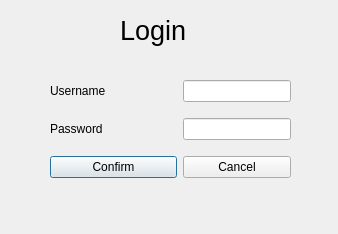
<?xml version="1.0" encoding="UTF-8"?>
<ui version="4.0">
 <class>loginWindow</class>
 <widget class="QDialog" name="loginWindow">
  <property name="geometry">
   <rect>
    <x>0</x>
    <y>0</y>
    <width>338</width>
    <height>234</height>
   </rect>
  </property>
  <property name="sizePolicy">
   <sizepolicy hsizetype="Fixed" vsizetype="Fixed">
    <horstretch>0</horstretch>
    <verstretch>0</verstretch>
   </sizepolicy>
  </property>
  <property name="windowTitle">
   <string>Dialog</string>
  </property>
  <widget class="QLabel" name="title">
   <property name="geometry">
    <rect>
     <x>120</x>
     <y>10</y>
     <width>131</width>
     <height>41</height>
    </rect>
   </property>
   <property name="font">
    <font>
     <pointsize>20</pointsize>
    </font>
   </property>
   <property name="text">
    <string>Login</string>
   </property>
  </widget>
  <widget class="QWidget" name="gridLayoutWidget">
   <property name="geometry">
    <rect>
     <x>50</x>
     <y>70</y>
     <width>241</width>
     <height>121</height>
    </rect>
   </property>
   <layout class="QGridLayout" name="gridLayout">
    <item row="0" column="0">
     <widget class="QLabel" name="username">
      <property name="text">
       <string>Username     </string>
      </property>
     </widget>
    </item>
    <item row="0" column="1">
     <widget class="QLineEdit" name="loginLine">
      <property name="sizePolicy">
       <sizepolicy hsizetype="Fixed" vsizetype="Fixed">
        <horstretch>0</horstretch>
        <verstretch>0</verstretch>
       </sizepolicy>
      </property>
     </widget>
    </item>
    <item row="1" column="1">
     <widget class="QLineEdit" name="passwordLine">
      <property name="sizePolicy">
       <sizepolicy hsizetype="Fixed" vsizetype="Fixed">
        <horstretch>0</horstretch>
        <verstretch>0</verstretch>
       </sizepolicy>
      </property>
      <property name="inputMethodHints">
       <set>Qt::ImhHiddenText|Qt::ImhNoAutoUppercase|Qt::ImhNoPredictiveText</set>
      </property>
     </widget>
    </item>
    <item row="1" column="0">
     <widget class="QLabel" name="password">
      <property name="sizePolicy">
       <sizepolicy hsizetype="Expanding" vsizetype="Preferred">
        <horstretch>0</horstretch>
        <verstretch>0</verstretch>
       </sizepolicy>
      </property>
      <property name="text">
       <string>Password      </string>
      </property>
     </widget>
    </item>
    <item row="2" column="0">
     <widget class="QPushButton" name="confirm">
      <property name="text">
       <string>Confirm</string>
      </property>
     </widget>
    </item>
    <item row="2" column="1">
     <widget class="QPushButton" name="cancel">
      <property name="text">
       <string>Cancel</string>
      </property>
     </widget>
    </item>
   </layout>
  </widget>
 </widget>
 <resources/>
 <connections/>
</ui>
